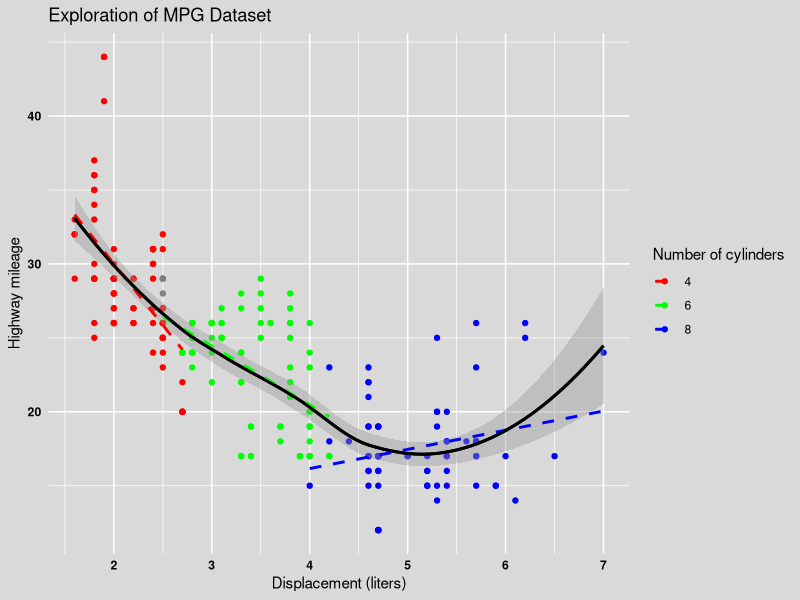
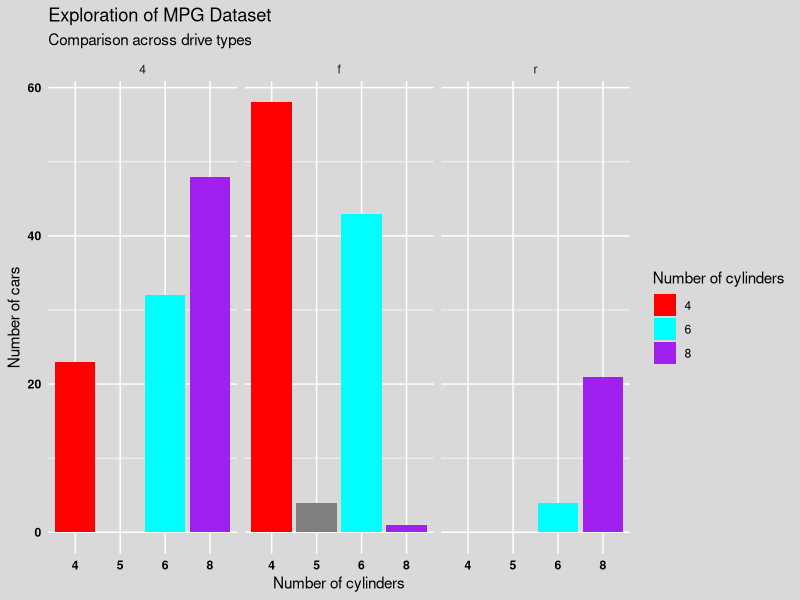

The R script that drew these images, in order:
## ---- chunk 1
knitr::opts_chunk$set(echo = TRUE)
## ---- chunk 2
# Load necessary library
library(ggplot2)


# Create the plot
ggplot(mpg, aes(x = displ, y = hwy)) +
  geom_point(aes(color = factor(cyl))) +  # Scatter plot colored by number of cylinders
  geom_smooth(method = "loess", se = TRUE, color = "black", size = 1) +  # Curvy line with confidence interval for all data
  geom_smooth(aes(color = factor(cyl)), method = "lm", se = FALSE, linetype = "dashed") +  # Straight lines fit to each group
  geom_smooth(method = "loess", se = FALSE, color = "black", linetype = "solid", size = 1) +  # Curvy line for all data (without CI)
  scale_color_manual(values = c("4" = "red", "6" = "green", "8" = "blue")) +  # Set colors for cylinders
  labs(title = "Exploration of MPG Dataset", 
       x = "Displacement (liters)", 
       y = "Highway mileage",
       color = "Number of cylinders") +
  theme_minimal() +
  theme(
    panel.background = element_rect(fill = "grey85", color = NA),  
    plot.background = element_rect(fill = "grey85", color = NA),   
    panel.grid.major = element_line(color = "white"),  
    panel.grid.minor = element_line(color = "white"),
    axis.ticks = element_blank(),  
    axis.text = element_text(color = "black", face = "bold")  
  )


## ---- chunk 3
# Create the plot
ggplot(mpg, aes(x = factor(cyl), fill = factor(cyl))) +
  geom_bar() +  # Bar plot
  facet_wrap(~ drv) +  # Facet by drive type
  labs(title = "Exploration of MPG Dataset", 
       subtitle = "Comparison across drive types",
       x = "Number of cylinders", 
       y = "Number of cars",
       fill = "Number of cylinders") +
  scale_fill_manual(values = c("4" = "red", "6" = "cyan", "8" = "purple")) +  # Set colors
  theme_minimal() +
  theme(
    panel.background = element_rect(fill = "grey85", color = NA),  
    plot.background = element_rect(fill = "grey85", color = NA),   
    strip.background = element_rect(fill = "grey85", color = NA),  
    panel.grid.major = element_line(color = "white"),  
    panel.grid.minor = element_line(color = "white"),
    axis.ticks = element_blank(),  
    axis.text = element_text(color = "black", face = "bold")
  )



